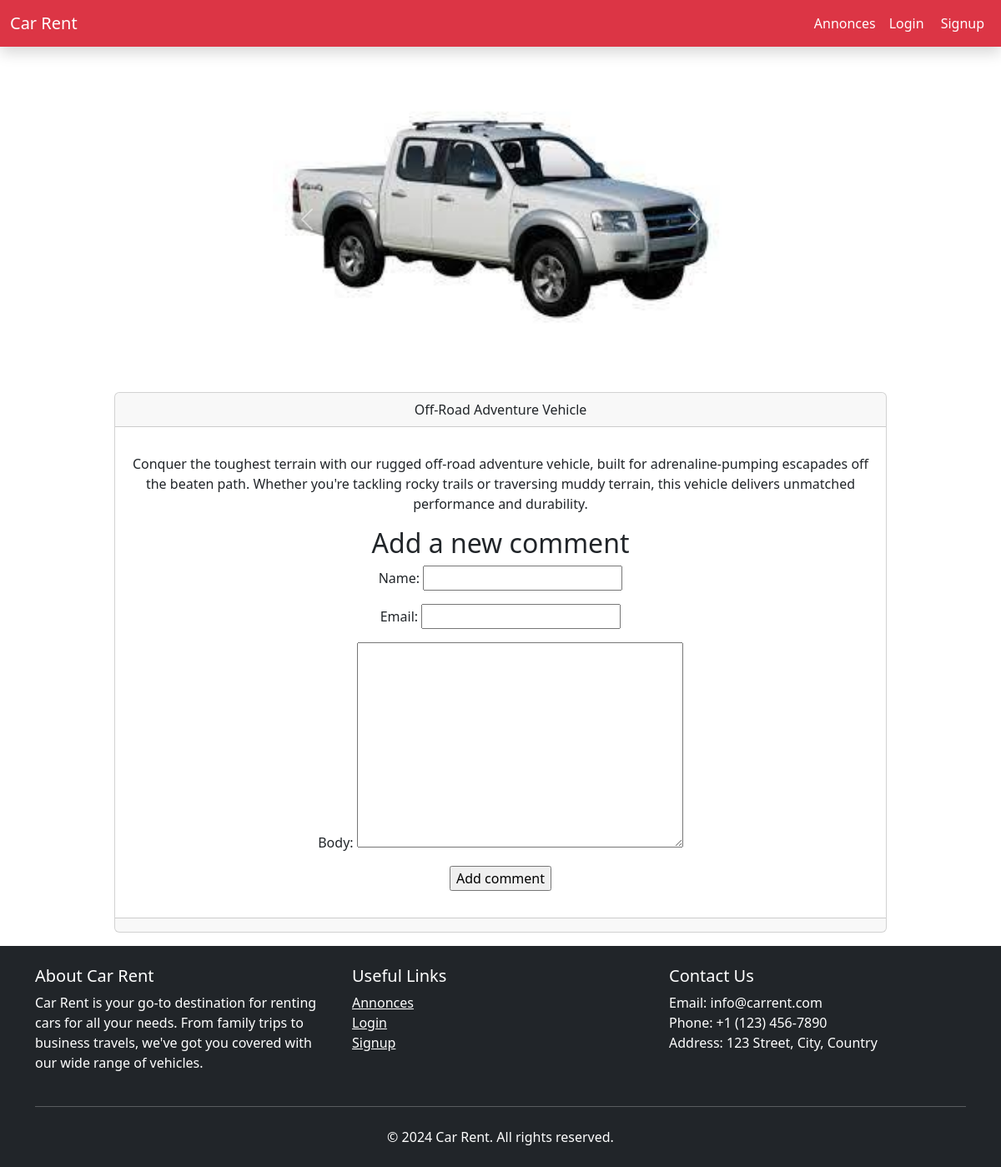
/2024/2/8/off-road-adventure-vehicle/, run on the app's committed database.
### blog/models.py (models this page shows, shortened)
class Post(models.Model):
    class Status(models.TextChoices):
        DRAFT = 'DF','Draft'
        PUBLISHED = 'PB','Published'
    title = models.CharField(max_length=250)
    slug = models.SlugField(max_length=250,unique_for_date='publish')
    body = models.TextField()
    picture = models.ImageField(upload_to='pictures/%Y/%m/%d',null=True,blank=True)
    publish = models.DateTimeField(default=timezone.now)
    created = models.DateTimeField(auto_now_add=True)
    updated = models.DateTimeField(auto_now=True)
    status = models.CharField(max_length=2,choices=Status.choices,default=Status.DRAFT)
    author = models.ForeignKey(User,on_delete = models.CASCADE,
                               related_name='blog_posts')
    objects = models.Manager()
    published = PublishedManager()
    class Meta:
        ordering = ['-publish']
        indexes = [
            models.Index(fields=['-publish']),
        ]

### blog/views.py (the view)
# urls.py: path('<int:year>/<int:month>/<int:day>/<slug:post>/',views.post_detail,name='post_detail'),
def post_detail(request,year,month,day,post):
    post=get_object_or_404(Post,status=Post.Status.PUBLISHED,
                           slug=post,
                           publish__year=year,
                           publish__month=month,
                           publish__day=day)
    comments = post.comments.filter(active=True)
    form = CommentForm()
    return render(request,'blog/post/detail.html',{'post':post,'comments':comments,'form':form})

### blog/forms.py
class CommentForm(forms.ModelForm):
    class Meta:
        model = Comment
        fields =['name','email','body']

### blog/templates/blog/post/detail.html (shortened to what this page needs)
{% extends "blog/base.html" %}
{% block content %}
<div class="container mb-3 mt-5">
  <div class="row justify-content-center">
      <div class="col-6">
        <div id="carouselExampleRide" class="carousel slide" data-bs-ride="true">
          <div class="carousel-inner">
            <div class="carousel-item active">
              <img src="{{ post.picture.url }}" class="d-block w-100" alt="...">
            </div>
          </div>
          <button class="carousel-control-prev" type="button" data-bs-target="#carouselExampleRide" data-bs-slide="prev">
            <span class="carousel-control-prev-icon" aria-hidden="true"></span>
          </button>
          <button class="carousel-control-next" type="button" data-bs-target="#carouselExampleRide" data-bs-slide="next">
            <span class="carousel-control-next-icon" aria-hidden="true"></span>
          </button>
        </div>
      </div>
  </div>
</div>
<div class="container mb-3 mt-5">
  <div class="row justify-content-center">
      <div class="col-10">
        <div class="card text-center">
          <div class="card-header">
            {{ post.title }}
          </div>
          <div class="card-body">
            <p class="card-text">{{ post.body|linebreaks }}</p>
            <ul class="list-group">
              {% include "blog/post/includes/comment_form.html" %}
            </ul>
          </div>
          <div class="card-footer text-body-secondary">
          </div>
        </div>
      </div>
  </div>
</div>
{% endblock %}

### data on the page
Post: picture (picture), title "Off-Road Adventure Vehicle", body "Conquer the toughest terrain with our rugged off-road adventure vehicle, built for adrenaline-pumping escapades off the beaten path. Whether you're tackling rocky trails or traversing muddy terrain, this vehicle delivers unmatched performance and durability."
